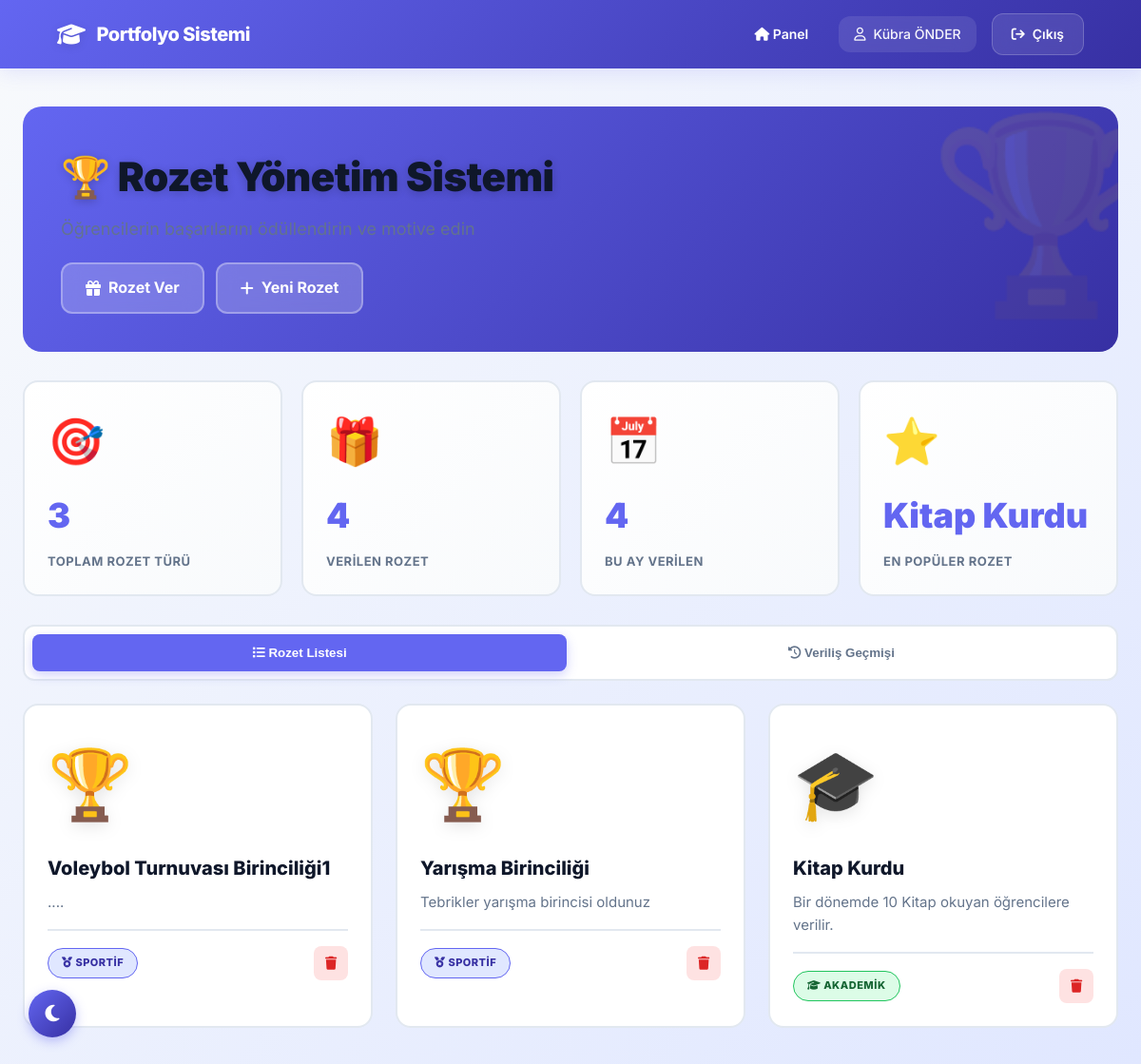
Page /rozetler.php (signed in) on the committed database.
### tables this page shows
CREATE TABLE `rozetler` (
  `id` int(11) NOT NULL,
  `ad` varchar(100) NOT NULL,
  `kategori` enum('sportif','sosyal','akademik','disiplin') NOT NULL,
  `kosul_aciklama` text DEFAULT NULL
);

### functions.php (called while the page is built, shortened)
<?php
function currentUserName(): string
{
      return $_SESSION['ad_soyad'] ?? '';
}

### rozetler.php (the view, shortened to what this page needs)
<?php
require_once 'functions.php';
$stmt = $pdo->query("SELECT * FROM rozetler ORDER BY kategori, ad");
$rozetler = $stmt->fetchAll();
$sql = "SELECT orz.*,
               o.ogr_no, o.ad AS ogr_ad, o.soyad AS ogr_soyad, o.sinif, o.sube,
               r.ad AS rozet_adi, r.kategori
        FROM ogrenci_rozetleri orz
        INNER JOIN ogrenciler o ON o.id = orz.ogrenci_id
        INNER JOIN rozetler r ON r.id = orz.rozet_id
        ORDER BY orz.verilis_tarihi DESC, orz.id DESC
        LIMIT 20";
$stmt2 = $pdo->query($sql);
$ogrenci_rozetleri = $stmt2->fetchAll();
$stats = [
      'toplam_rozet' => count($rozetler),
      'verilen_rozet' => $pdo->query("SELECT COUNT(*) FROM ogrenci_rozetleri")->fetchColumn(),
      'bu_ay_verilen' => $pdo->query("SELECT COUNT(*) FROM ogrenci_rozetleri WHERE MONTH(verilis_tarihi) = MONTH(CURRENT_DATE()) AND YEAR(verilis_tarihi) = YEAR(CURRENT_DATE())")->fetchColumn(),
      'en_populer' => $pdo->query("SELECT r.ad, COUNT(*) as sayi FROM ogrenci_rozetleri orz INNER JOIN rozetler r ON r.id = orz.rozet_id GROUP BY orz.rozet_id ORDER BY sayi DESC LIMIT 1")->fetch()
];
function getCategoryData($cat)
{
      $data = [
            'akademik' => ['color' => 'badge-green', 'icon' => 'fa-graduation-cap', 'emoji' => '🎓', 'bg' => '#dcfce7'],
            'sportif' => ['color' => 'badge-blue', 'icon' => 'fa-medal', 'emoji' => '🏆', 'bg' => '#dbeafe'],
            'disiplin' => ['color' => 'badge-red', 'icon' => 'fa-star', 'emoji' => '⭐', 'bg' => '#fee2e2'],
            'sosyal' => ['color' => 'badge-orange', 'icon' => 'fa-users', 'emoji' => '🤝', 'bg' => '#ffedd5'],
            'sanat' => ['color' => 'badge-purple', 'icon' => 'fa-palette', 'emoji' => '🎨', 'bg' => '#f3e8ff'],
            'teknoloji' => ['color' => 'badge-cyan', 'icon' => 'fa-laptop-code', 'emoji' => '💻', 'bg' => '#cffafe']
      ];
      return $data[mb_strtolower($cat)] ?? ['color' => 'badge-gray', 'icon' => 'fa-certificate', 'emoji' => '🏅', 'bg' => '#f1f5f9'];
}
?>
<!DOCTYPE html>
<html lang="tr">
<head>
      <link rel="stylesheet" href="https://cdnjs.cloudflare.com/ajax/libs/font-awesome/6.4.0/css/all.min.css">
      <link rel="stylesheet" href="style.css">
</head>
<body>
      <header class="topbar">
            <div class="logo"><i class="fa-solid fa-graduation-cap"></i> Portfolyo Sistemi</div>
            <div class="user-info">
                  <a href="index.php"><i class="fa-solid fa-house"></i> Panel</a>
                  <span><i class="fa-regular fa-user"></i> <?= htmlspecialchars(currentUserName()); ?></span>
                  <a href="logout.php" class="btn-logout"><i class="fa-solid fa-arrow-right-from-bracket"></i> Çıkış</a>
            </div>
      </header>
      <main class="main-content">
            <div class="page-header-modern">
                  <h1>🏆 Rozet Yönetim Sistemi</h1>
                  <p>Öğrencilerin başarılarını ödüllendirin ve motive edin</p>
                  <div class="header-actions">
                        <a href="rozet_ver.php" class="header-btn">
                              <i class="fa-solid fa-gift"></i> Rozet Ver
                        </a>
                        <a href="rozet_ekle.php" class="header-btn">
                              <i class="fa-solid fa-plus"></i> Yeni Rozet
                        </a>
                  </div>
            </div>
            <div class="stats-grid">
                  <div class="stat-card">
                        <span class="stat-emoji">🎯</span>
                        <div class="stat-value"><?= $stats['toplam_rozet'] ?></div>
                        <div class="stat-label">Toplam Rozet Türü</div>
                  </div>
                  <div class="stat-card">
                        <span class="stat-emoji">🎁</span>
                        <div class="stat-value"><?= $stats['verilen_rozet'] ?></div>
                        <div class="stat-label">Verilen Rozet</div>
                  </div>
                  <div class="stat-card">
                        <span class="stat-emoji">📅</span>
                        <div class="stat-value"><?= $stats['bu_ay_verilen'] ?></div>
                        <div class="stat-label">Bu Ay Verilen</div>
                  </div>
                  <div class="stat-card">
                        <span class="stat-emoji">⭐</span>
                        <div class="stat-value"><?= $stats['en_populer']['ad'] ?? 'N/A' ?></div>
                        <div class="stat-label">En Popüler Rozet</div>
                  </div>
            </div>
            <div class="tab-container">
                  <button class="tab-btn active" onclick="switchTab('rozetler')">
                        <i class="fa-solid fa-list"></i> Rozet Listesi
                  </button>
                  <button class="tab-btn" onclick="switchTab('gecmis')">
                        <i class="fa-solid fa-clock-rotate-left"></i> Veriliş Geçmişi
                  </button>
            </div>
            <div class="tab-content active" id="tab-rozetler">
                  <?php if (empty($rozetler)): ?>
                        <div class="empty-state">
                              <div class="empty-state-emoji">🎭</div>
                              <h3>Henüz rozet tanımlanmamış</h3>
                              <p>Başlamak için yeni bir rozet oluşturun!</p>
                        </div>
                  <?php else: ?>
                        <div class="rozet-grid">
                              <?php foreach ($rozetler as $r):
                                    $catData = getCategoryData($r['kategori']);
                              ?>
                                    <div class="rozet-card">
                                          <span class="rozet-icon"><?= $catData['emoji'] ?></span>
                                          <h3 class="rozet-name"><?= htmlspecialchars($r['ad']) ?></h3>
                                          <p class="rozet-description"><?= nl2br(htmlspecialchars($r['kosul_aciklama'])) ?></p>
                                          <div class="rozet-footer">
                                                <span class="badge <?= $catData['color'] ?>">
                                                      <i class="fa-solid <?= $catData['icon'] ?>"></i>
                                                      <?= htmlspecialchars(ucfirst($r['kategori'])) ?>
                                                </span>
                                                <div class="action-buttons">
                                                      <a href="rozet_sil.php?id=<?= $r['id'] ?>"
                                                            class="icon-btn delete"
                                                            onclick="return confirm('🗑️ Bu rozeti silmek istediğinize emin misiniz?');"
                                                            title="Sil">
                                                            <i class="fa-solid fa-trash"></i>
                                                      </a>
                                                </div>
                                          </div>
                                    </div>
                              <?php endforeach; ?>
                        </div>
                  <?php endif; ?>
            </div>
      </main>
</body>
</html>

### style.css (style rules this page uses)
:root { --primary-color: #6366f1; --primary-hover: #4f46e5; --primary-light: #818cf8; --primary-dark: #3730a3; --secondary-color: #64748b; --bg-color: #f8fafc; --card-bg: #ffffff; --text-main: #0f172a; --text-muted: #64748b; --border-color: #e2e8f0; --success-bg: #dcfce7; --success-text: #166534; --success-color: #22c55e; --danger-bg: #fee2e2; --danger-text: #991b1b; --danger-color: #ef4444; --warning-bg: #ffedd5; --warning-text: #9a3412; --warning-color: #f59e0b; --info-bg: #e0e7ff; --info-text: #3730a3; --info-color: #6366f1; --shadow-xs: 0 1px 2px 0 rgb(0 0 0 / 0.05); --shadow-sm: 0 1px 3px 0 rgb(0 0 0 / 0.1), 0 1px 2px -1px rgb(0 0 0 / 0.1); --shadow-md: 0 4px 6px -1px rgb(0 0 0 / 0.1), 0 2px 4px -2px rgb(0 0 0 / 0.1); --shadow-lg: 0 10px 15px -3px rgb(0 0 0 / 0.1), 0 4px 6px -4px rgb(0 0 0 / 0.1); --shadow-xl: 0 20px 25px -5px rgb(0 0 0 / 0.1), 0 8px 10px -6px rgb(0 0 0 / 0.1); --shadow-2xl: 0 25px 50px -12px rgb(0 0 0 / 0.25); --radius-sm: 0.375rem; --radius-md: 0.5rem; --radius-lg: 0.75rem; --radius-xl: 1rem; --radius-2xl: 1.5rem; --transition-fast: 150ms cubic-bezier(0.4, 0, 0.2, 1); --transition-base: 200ms cubic-bezier(0.4, 0, 0.2, 1); --transition-slow: 300ms cubic-bezier(0.4, 0, 0.2, 1); }
* { box-sizing: border-box; margin: 0; padding: 0; }
body { font-family: "Inter", -apple-system, BlinkMacSystemFont, "Segoe UI", Roboto, sans-serif; background: linear-gradient(135deg, #f8fafc 0%, #e0e7ff 100%); color: var(--text-main); line-height: 1.6; -webkit-font-smoothing: antialiased; -moz-osx-font-smoothing: grayscale; min-height: 100vh; }
a { color: var(--primary-color); text-decoration: none; transition: color var(--transition-base); }
.topbar { background: linear-gradient( 135deg, var(--primary-color) 0%, var(--primary-dark) 100% ); height: 72px; display: flex; align-items: center; justify-content: space-between; padding: 0 5%; box-shadow: 0 4px 20px rgba(99, 102, 241, 0.15); position: sticky; top: 0; z-index: 100; color: white; backdrop-filter: blur(10px); }
.logo, .logo-link { font-size: 20px; font-weight: 800; color: white !important; display: flex; align-items: center; gap: 12px; text-decoration: none; transition: all var(--transition-base); letter-spacing: -0.5px; }
.logo i, .logo-link i { font-size: 24px; filter: drop-shadow(0 2px 4px rgba(0, 0, 0, 0.1)); }
.user-info { font-size: 14px; font-weight: 500; color: rgba(255, 255, 255, 0.95); display: flex; align-items: center; gap: 16px; }
.user-info span { display: flex; align-items: center; gap: 8px; padding: 8px 16px; background: rgba(255, 255, 255, 0.1); border-radius: var(--radius-lg); backdrop-filter: blur(10px); }
.user-info a { color: white; font-weight: 600; transition: all var(--transition-base); padding: 8px 16px; border-radius: var(--radius-md); }
.btn-logout { background: rgba(255, 255, 255, 0.1) !important; color: white !important; padding: 10px 20px !important; border-radius: var(--radius-lg) !important; border: 1px solid rgba(255, 255, 255, 0.2); transition: all var(--transition-base) !important; display: inline-flex !important; align-items: center; gap: 8px; font-weight: 600 !important; backdrop-filter: blur(10px); }
.main-content { max-width: 1280px; margin: 40px auto; padding: 0 24px; }
.main-content h1 { font-size: 32px; font-weight: 800; color: var(--text-main); letter-spacing: -0.5px; margin-bottom: 4px; }
.main-content p { color: var(--text-muted); font-size: 15px; }
.badge { padding: 6px 14px; border-radius: 20px; font-size: 11px; font-weight: 800; text-transform: uppercase; letter-spacing: 0.5px; display: inline-block; transition: all var(--transition-base); }
.badge-blue { background: var(--info-bg); color: var(--info-text); border: 1px solid var(--info-color); }
.badge-green { background: var(--success-bg); color: var(--success-text); border: 1px solid var(--success-color); }
body { animation: fadeIn 0.4s ease; }

### rows in the picture
rozetler: kategori "🏆", ad "Voleybol Turnuvası Birinciliği1", kosul_aciklama "....", kategori "SPORTIF"
rozetler: kategori "🏆", ad "Yarışma Birinciliği", kosul_aciklama "Tebrikler yarışma birincisi oldunuz", kategori "SPORTIF"
rozetler: kategori "🎓", ad "Kitap Kurdu", kosul_aciklama "Bir dönemde 10 Kitap okuyan öğrencilere verilir.", kategori "AKADEMIK"

### other values in the picture
currentUserName() "Kübra ÖNDER"
$stats['toplam_rozet'] "3"
$stats['verilen_rozet'] "4"
$stats['bu_ay_verilen'] "4"
$stats['en_populer']['ad'] "Kitap Kurdu"
